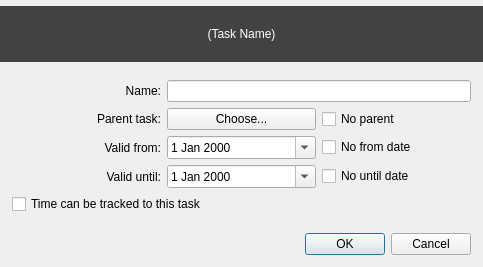
<?xml version="1.0" encoding="UTF-8"?>
<ui version="4.0">
 <class>TaskEditor</class>
 <widget class="QDialog" name="TaskEditor">
  <property name="geometry">
   <rect>
    <x>0</x>
    <y>0</y>
    <width>483</width>
    <height>267</height>
   </rect>
  </property>
  <property name="windowTitle">
   <string>Dialog</string>
  </property>
  <layout class="QVBoxLayout" name="verticalLayout_2">
   <property name="leftMargin">
    <number>0</number>
   </property>
   <property name="topMargin">
    <number>6</number>
   </property>
   <property name="rightMargin">
    <number>0</number>
   </property>
   <property name="bottomMargin">
    <number>0</number>
   </property>
   <item>
    <widget class="QLabel" name="labelTaskName">
     <property name="sizePolicy">
      <sizepolicy hsizetype="MinimumExpanding" vsizetype="Preferred">
       <horstretch>0</horstretch>
       <verstretch>1</verstretch>
      </sizepolicy>
     </property>
     <property name="palette">
      <palette>
       <active>
        <colorrole role="WindowText">
         <brush brushstyle="SolidPattern">
          <color alpha="255">
           <red>255</red>
           <green>255</green>
           <blue>255</blue>
          </color>
         </brush>
        </colorrole>
        <colorrole role="Button">
         <brush brushstyle="SolidPattern">
          <color alpha="255">
           <red>66</red>
           <green>66</green>
           <blue>66</blue>
          </color>
         </brush>
        </colorrole>
        <colorrole role="Light">
         <brush brushstyle="SolidPattern">
          <color alpha="255">
           <red>99</red>
           <green>99</green>
           <blue>99</blue>
          </color>
         </brush>
        </colorrole>
        <colorrole role="Midlight">
         <brush brushstyle="SolidPattern">
          <color alpha="255">
           <red>82</red>
           <green>82</green>
           <blue>82</blue>
          </color>
         </brush>
        </colorrole>
        <colorrole role="Dark">
         <brush brushstyle="SolidPattern">
          <color alpha="255">
           <red>33</red>
           <green>33</green>
           <blue>33</blue>
          </color>
         </brush>
        </colorrole>
        <colorrole role="Mid">
         <brush brushstyle="SolidPattern">
          <color alpha="255">
           <red>44</red>
           <green>44</green>
           <blue>44</blue>
          </color>
         </brush>
        </colorrole>
        <colorrole role="Text">
         <brush brushstyle="SolidPattern">
          <color alpha="255">
           <red>255</red>
           <green>255</green>
           <blue>255</blue>
          </color>
         </brush>
        </colorrole>
        <colorrole role="BrightText">
         <brush brushstyle="SolidPattern">
          <color alpha="255">
           <red>255</red>
           <green>255</green>
           <blue>255</blue>
          </color>
         </brush>
        </colorrole>
        <colorrole role="ButtonText">
         <brush brushstyle="SolidPattern">
          <color alpha="255">
           <red>255</red>
           <green>255</green>
           <blue>255</blue>
          </color>
         </brush>
        </colorrole>
        <colorrole role="Base">
         <brush brushstyle="SolidPattern">
          <color alpha="255">
           <red>0</red>
           <green>0</green>
           <blue>0</blue>
          </color>
         </brush>
        </colorrole>
        <colorrole role="Window">
         <brush brushstyle="SolidPattern">
          <color alpha="255">
           <red>66</red>
           <green>66</green>
           <blue>66</blue>
          </color>
         </brush>
        </colorrole>
        <colorrole role="Shadow">
         <brush brushstyle="SolidPattern">
          <color alpha="255">
           <red>0</red>
           <green>0</green>
           <blue>0</blue>
          </color>
         </brush>
        </colorrole>
        <colorrole role="AlternateBase">
         <brush brushstyle="SolidPattern">
          <color alpha="255">
           <red>33</red>
           <green>33</green>
           <blue>33</blue>
          </color>
         </brush>
        </colorrole>
        <colorrole role="ToolTipBase">
         <brush brushstyle="SolidPattern">
          <color alpha="255">
           <red>255</red>
           <green>255</green>
           <blue>220</blue>
          </color>
         </brush>
        </colorrole>
        <colorrole role="ToolTipText">
         <brush brushstyle="SolidPattern">
          <color alpha="255">
           <red>0</red>
           <green>0</green>
           <blue>0</blue>
          </color>
         </brush>
        </colorrole>
       </active>
       <inactive>
        <colorrole role="WindowText">
         <brush brushstyle="SolidPattern">
          <color alpha="255">
           <red>255</red>
           <green>255</green>
           <blue>255</blue>
          </color>
         </brush>
        </colorrole>
        <colorrole role="Button">
         <brush brushstyle="SolidPattern">
          <color alpha="255">
           <red>66</red>
           <green>66</green>
           <blue>66</blue>
          </color>
         </brush>
        </colorrole>
        <colorrole role="Light">
         <brush brushstyle="SolidPattern">
          <color alpha="255">
           <red>99</red>
           <green>99</green>
           <blue>99</blue>
          </color>
         </brush>
        </colorrole>
        <colorrole role="Midlight">
         <brush brushstyle="SolidPattern">
          <color alpha="255">
           <red>82</red>
           <green>82</green>
           <blue>82</blue>
          </color>
         </brush>
        </colorrole>
        <colorrole role="Dark">
         <brush brushstyle="SolidPattern">
          <color alpha="255">
           <red>33</red>
           <green>33</green>
           <blue>33</blue>
          </color>
         </brush>
        </colorrole>
        <colorrole role="Mid">
         <brush brushstyle="SolidPattern">
          <color alpha="255">
           <red>44</red>
           <green>44</green>
           <blue>44</blue>
          </color>
         </brush>
        </colorrole>
        <colorrole role="Text">
         <brush brushstyle="SolidPattern">
          <color alpha="255">
           <red>255</red>
           <green>255</green>
           <blue>255</blue>
          </color>
         </brush>
        </colorrole>
        <colorrole role="BrightText">
         <brush brushstyle="SolidPattern">
          <color alpha="255">
           <red>255</red>
           <green>255</green>
           <blue>255</blue>
          </color>
         </brush>
        </colorrole>
        <colorrole role="ButtonText">
         <brush brushstyle="SolidPattern">
          <color alpha="255">
           <red>255</red>
           <green>255</green>
           <blue>255</blue>
          </color>
         </brush>
        </colorrole>
        <colorrole role="Base">
         <brush brushstyle="SolidPattern">
          <color alpha="255">
           <red>0</red>
           <green>0</green>
           <blue>0</blue>
          </color>
         </brush>
        </colorrole>
        <colorrole role="Window">
         <brush brushstyle="SolidPattern">
          <color alpha="255">
           <red>66</red>
           <green>66</green>
           <blue>66</blue>
          </color>
         </brush>
        </colorrole>
        <colorrole role="Shadow">
         <brush brushstyle="SolidPattern">
          <color alpha="255">
           <red>0</red>
           <green>0</green>
           <blue>0</blue>
          </color>
         </brush>
        </colorrole>
        <colorrole role="AlternateBase">
         <brush brushstyle="SolidPattern">
          <color alpha="255">
           <red>33</red>
           <green>33</green>
           <blue>33</blue>
          </color>
         </brush>
        </colorrole>
        <colorrole role="ToolTipBase">
         <brush brushstyle="SolidPattern">
          <color alpha="255">
           <red>255</red>
           <green>255</green>
           <blue>220</blue>
          </color>
         </brush>
        </colorrole>
        <colorrole role="ToolTipText">
         <brush brushstyle="SolidPattern">
          <color alpha="255">
           <red>0</red>
           <green>0</green>
           <blue>0</blue>
          </color>
         </brush>
        </colorrole>
       </inactive>
       <disabled>
        <colorrole role="WindowText">
         <brush brushstyle="SolidPattern">
          <color alpha="255">
           <red>33</red>
           <green>33</green>
           <blue>33</blue>
          </color>
         </brush>
        </colorrole>
        <colorrole role="Button">
         <brush brushstyle="SolidPattern">
          <color alpha="255">
           <red>66</red>
           <green>66</green>
           <blue>66</blue>
          </color>
         </brush>
        </colorrole>
        <colorrole role="Light">
         <brush brushstyle="SolidPattern">
          <color alpha="255">
           <red>99</red>
           <green>99</green>
           <blue>99</blue>
          </color>
         </brush>
        </colorrole>
        <colorrole role="Midlight">
         <brush brushstyle="SolidPattern">
          <color alpha="255">
           <red>82</red>
           <green>82</green>
           <blue>82</blue>
          </color>
         </brush>
        </colorrole>
        <colorrole role="Dark">
         <brush brushstyle="SolidPattern">
          <color alpha="255">
           <red>33</red>
           <green>33</green>
           <blue>33</blue>
          </color>
         </brush>
        </colorrole>
        <colorrole role="Mid">
         <brush brushstyle="SolidPattern">
          <color alpha="255">
           <red>44</red>
           <green>44</green>
           <blue>44</blue>
          </color>
         </brush>
        </colorrole>
        <colorrole role="Text">
         <brush brushstyle="SolidPattern">
          <color alpha="255">
           <red>33</red>
           <green>33</green>
           <blue>33</blue>
          </color>
         </brush>
        </colorrole>
        <colorrole role="BrightText">
         <brush brushstyle="SolidPattern">
          <color alpha="255">
           <red>255</red>
           <green>255</green>
           <blue>255</blue>
          </color>
         </brush>
        </colorrole>
        <colorrole role="ButtonText">
         <brush brushstyle="SolidPattern">
          <color alpha="255">
           <red>33</red>
           <green>33</green>
           <blue>33</blue>
          </color>
         </brush>
        </colorrole>
        <colorrole role="Base">
         <brush brushstyle="SolidPattern">
          <color alpha="255">
           <red>66</red>
           <green>66</green>
           <blue>66</blue>
          </color>
         </brush>
        </colorrole>
        <colorrole role="Window">
         <brush brushstyle="SolidPattern">
          <color alpha="255">
           <red>66</red>
           <green>66</green>
           <blue>66</blue>
          </color>
         </brush>
        </colorrole>
        <colorrole role="Shadow">
         <brush brushstyle="SolidPattern">
          <color alpha="255">
           <red>0</red>
           <green>0</green>
           <blue>0</blue>
          </color>
         </brush>
        </colorrole>
        <colorrole role="AlternateBase">
         <brush brushstyle="SolidPattern">
          <color alpha="255">
           <red>66</red>
           <green>66</green>
           <blue>66</blue>
          </color>
         </brush>
        </colorrole>
        <colorrole role="ToolTipBase">
         <brush brushstyle="SolidPattern">
          <color alpha="255">
           <red>255</red>
           <green>255</green>
           <blue>220</blue>
          </color>
         </brush>
        </colorrole>
        <colorrole role="ToolTipText">
         <brush brushstyle="SolidPattern">
          <color alpha="255">
           <red>0</red>
           <green>0</green>
           <blue>0</blue>
          </color>
         </brush>
        </colorrole>
       </disabled>
      </palette>
     </property>
     <property name="autoFillBackground">
      <bool>true</bool>
     </property>
     <property name="text">
      <string>(Task Name)</string>
     </property>
     <property name="alignment">
      <set>Qt::AlignCenter</set>
     </property>
     <property name="wordWrap">
      <bool>true</bool>
     </property>
     <property name="margin">
      <number>12</number>
     </property>
    </widget>
   </item>
   <item>
    <layout class="QVBoxLayout" name="verticalLayout">
     <property name="margin">
      <number>12</number>
     </property>
     <item>
      <layout class="QGridLayout" name="gridLayout">
       <item row="0" column="0">
        <widget class="QLabel" name="label">
         <property name="text">
          <string>Name:</string>
         </property>
         <property name="alignment">
          <set>Qt::AlignRight|Qt::AlignTrailing|Qt::AlignVCenter</set>
         </property>
        </widget>
       </item>
       <item row="0" column="1" colspan="2">
        <widget class="QLineEdit" name="lineEditName"/>
       </item>
       <item row="1" column="0">
        <widget class="QLabel" name="label_2">
         <property name="text">
          <string>Parent task:</string>
         </property>
         <property name="alignment">
          <set>Qt::AlignRight|Qt::AlignTrailing|Qt::AlignVCenter</set>
         </property>
        </widget>
       </item>
       <item row="1" column="1">
        <widget class="QPushButton" name="pushButtonParent">
         <property name="text">
          <string>Choose...</string>
         </property>
        </widget>
       </item>
       <item row="1" column="2">
        <widget class="QCheckBox" name="checkBoxTopLevel">
         <property name="text">
          <string>No parent</string>
         </property>
        </widget>
       </item>
       <item row="2" column="1">
        <widget class="QDateEdit" name="dateEditFrom">
         <property name="maximumTime">
          <time>
           <hour>18</hour>
           <minute>59</minute>
           <second>59</second>
          </time>
         </property>
         <property name="calendarPopup">
          <bool>true</bool>
         </property>
        </widget>
       </item>
       <item row="2" column="0">
        <widget class="QLabel" name="label_4">
         <property name="text">
          <string>Valid from:</string>
         </property>
         <property name="alignment">
          <set>Qt::AlignRight|Qt::AlignTrailing|Qt::AlignVCenter</set>
         </property>
        </widget>
       </item>
       <item row="3" column="1">
        <widget class="QDateEdit" name="dateEditTo">
         <property name="maximumTime">
          <time>
           <hour>18</hour>
           <minute>59</minute>
           <second>59</second>
          </time>
         </property>
         <property name="calendarPopup">
          <bool>true</bool>
         </property>
        </widget>
       </item>
       <item row="2" column="2">
        <widget class="QCheckBox" name="checkBoxFrom">
         <property name="text">
          <string>No from date</string>
         </property>
        </widget>
       </item>
       <item row="3" column="0">
        <widget class="QLabel" name="label_5">
         <property name="text">
          <string>Valid until:</string>
         </property>
         <property name="alignment">
          <set>Qt::AlignRight|Qt::AlignTrailing|Qt::AlignVCenter</set>
         </property>
        </widget>
       </item>
       <item row="3" column="2">
        <widget class="QCheckBox" name="checkBoxUntil">
         <property name="text">
          <string>No until date</string>
         </property>
        </widget>
       </item>
      </layout>
     </item>
     <item>
      <widget class="QCheckBox" name="checkBoxTrackable">
       <property name="text">
        <string>Time can be tracked to this task</string>
       </property>
      </widget>
     </item>
     <item>
      <spacer name="verticalSpacer">
       <property name="orientation">
        <enum>Qt::Vertical</enum>
       </property>
       <property name="sizeHint" stdset="0">
        <size>
         <width>14</width>
         <height>13</height>
        </size>
       </property>
      </spacer>
     </item>
     <item>
      <widget class="QDialogButtonBox" name="buttonBox">
       <property name="orientation">
        <enum>Qt::Horizontal</enum>
       </property>
       <property name="standardButtons">
        <set>QDialogButtonBox::Cancel|QDialogButtonBox::Ok</set>
       </property>
      </widget>
     </item>
    </layout>
   </item>
  </layout>
 </widget>
 <resources/>
 <connections>
  <connection>
   <sender>buttonBox</sender>
   <signal>accepted()</signal>
   <receiver>TaskEditor</receiver>
   <slot>accept()</slot>
   <hints>
    <hint type="sourcelabel">
     <x>254</x>
     <y>275</y>
    </hint>
    <hint type="destinationlabel">
     <x>157</x>
     <y>274</y>
    </hint>
   </hints>
  </connection>
  <connection>
   <sender>buttonBox</sender>
   <signal>rejected()</signal>
   <receiver>TaskEditor</receiver>
   <slot>reject()</slot>
   <hints>
    <hint type="sourcelabel">
     <x>322</x>
     <y>275</y>
    </hint>
    <hint type="destinationlabel">
     <x>286</x>
     <y>274</y>
    </hint>
   </hints>
  </connection>
  <connection>
   <sender>checkBoxTopLevel</sender>
   <signal>toggled(bool)</signal>
   <receiver>pushButtonParent</receiver>
   <slot>setDisabled(bool)</slot>
   <hints>
    <hint type="sourcelabel">
     <x>290</x>
     <y>114</y>
    </hint>
    <hint type="destinationlabel">
     <x>223</x>
     <y>110</y>
    </hint>
   </hints>
  </connection>
  <connection>
   <sender>checkBoxFrom</sender>
   <signal>toggled(bool)</signal>
   <receiver>dateEditFrom</receiver>
   <slot>setDisabled(bool)</slot>
   <hints>
    <hint type="sourcelabel">
     <x>313</x>
     <y>161</y>
    </hint>
    <hint type="destinationlabel">
     <x>269</x>
     <y>158</y>
    </hint>
   </hints>
  </connection>
  <connection>
   <sender>checkBoxUntil</sender>
   <signal>toggled(bool)</signal>
   <receiver>dateEditTo</receiver>
   <slot>setDisabled(bool)</slot>
   <hints>
    <hint type="sourcelabel">
     <x>315</x>
     <y>200</y>
    </hint>
    <hint type="destinationlabel">
     <x>268</x>
     <y>201</y>
    </hint>
   </hints>
  </connection>
 </connections>
</ui>
